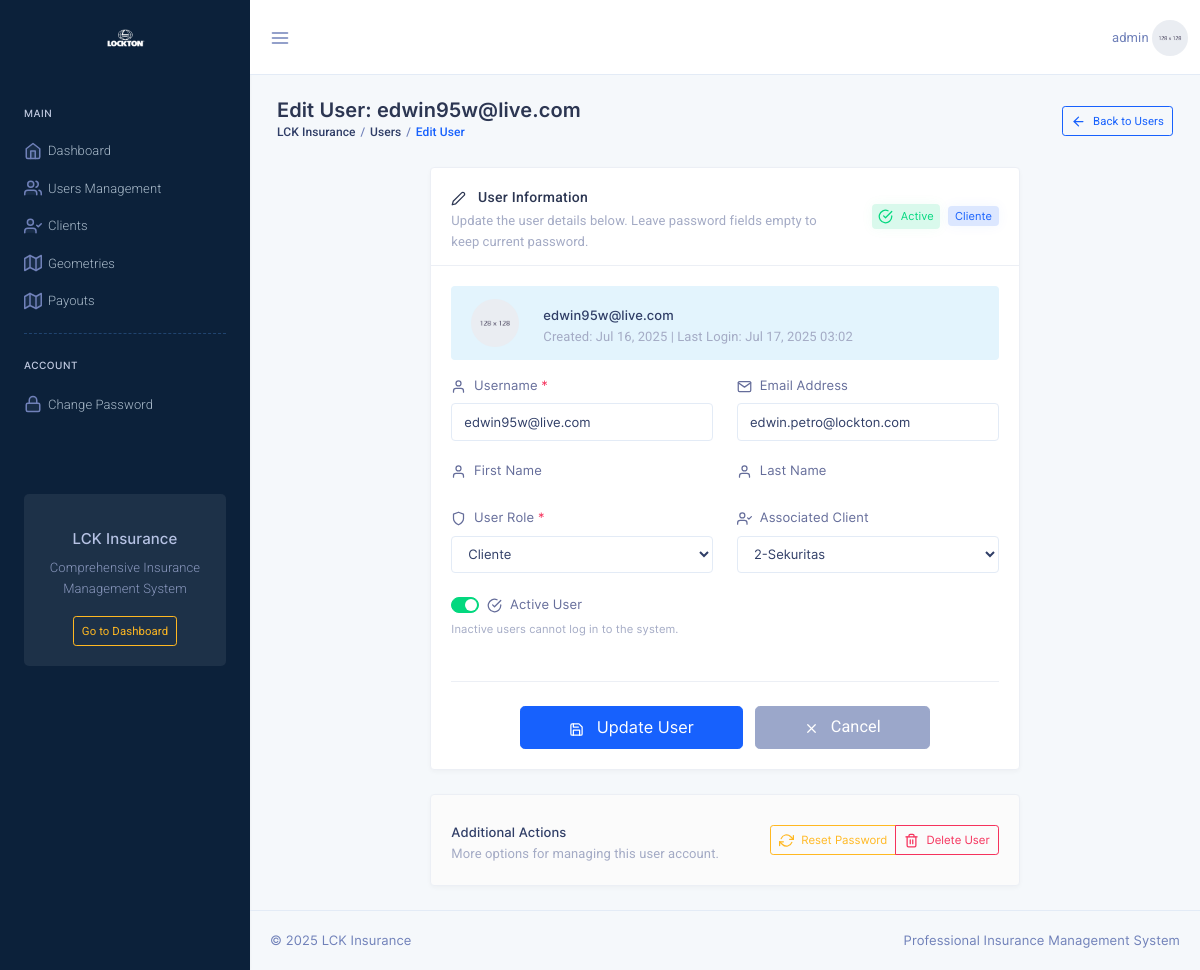
Before: /users/edit/2/ (signed in) with the older database file.
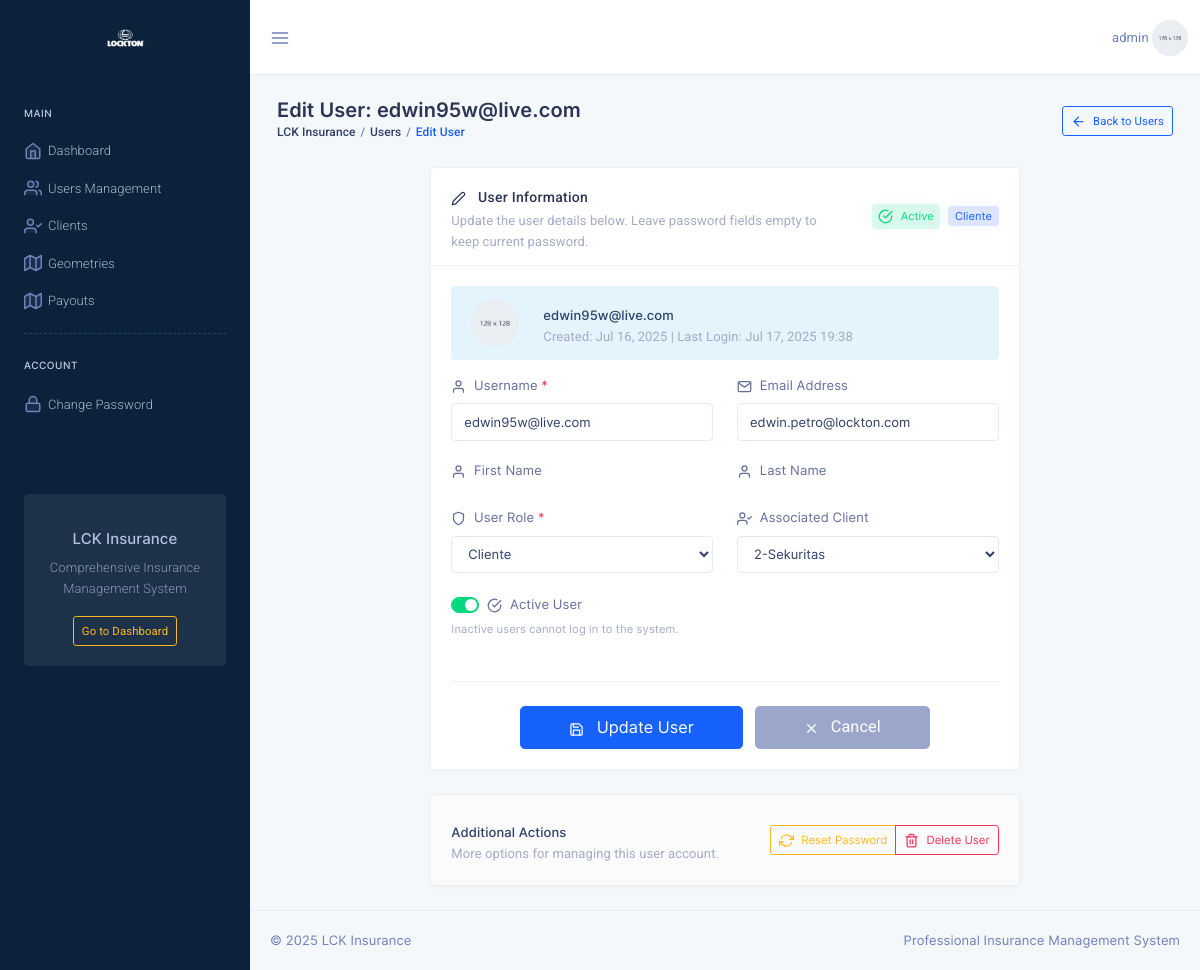
After: the same page with the newer database file.
### users/models.py (models this page shows, shortened)
class User(AbstractUser):
    ROLE_CHOICES = [
        ('admin', 'Administrador'),
        ('client', 'Cliente'),
    ]
    role = models.CharField(max_length=10, choices=ROLE_CHOICES, default='client')
    cliente_relacionado = models.ForeignKey(
        'clients.Cliente',
        on_delete=models.SET_NULL,
        null=True,
        blank=True
    )

### users/views.py (the view)
    def _wrapped_view(request, *args, **kwargs):
        if not request.user.is_authenticated:
            return redirect('login')
        if request.user.role != 'admin':
            messages.error(request, 'No tienes permisos para acceder a esta sección.')
            return redirect('dashboard')
        return view_func(request, *args, **kwargs)

### users/forms.py
class UserEditForm(forms.ModelForm):
    email = forms.EmailField(required=True)
    class Meta:
        model = User
        fields = ('username', 'email', 'role', 'cliente_relacionado', 'is_active')
    def __init__(self, *args, **kwargs):
        super().__init__(*args, **kwargs)
        for field in self.fields:
            self.fields[field].widget.attrs.update({'class': 'form-control'})
        self.fields['cliente_relacionado'].queryset = Cliente.objects.filter(activo=True)
        self.fields['cliente_relacionado'].required = False

### clients/models.py (called while the page is built)
    def __str__(self):
        return f"{self.id_cliente}-{self.nombre}"  # Formato: 123456-Lockton

### users/views.py (called while the page is built)
def admin_required(view_func):
    def _wrapped_view(request, *args, **kwargs):
        if not request.user.is_authenticated:
            return redirect('login')
        if request.user.role != 'admin':
            messages.error(request, 'No tienes permisos para acceder a esta sección.')
            return redirect('dashboard')
        return view_func(request, *args, **kwargs)
    return _wrapped_view

### templates/users/user_edit.html (shortened to what the changed rows need)
{% extends 'base_dashboard.html' %}
{% load static %}
{% block content %}
<div class="row">
    <div class="col-sm-12">
        <div class="page-title-box">
            <div class="row">
                <div class="col">
                    <h4 class="page-title">Edit User: {{ edit_user.username }}</h4>
                    <ol class="breadcrumb">
                        <li class="breadcrumb-item"><a href="{% url 'dashboard' %}">LCK Insurance</a></li>
                        <li class="breadcrumb-item"><a href="{% url 'user_list' %}">Users</a></li>
                        <li class="breadcrumb-item active">Edit User</li>
                    </ol>
                </div>
            </div>
        </div>
    </div>
</div>
<div class="row justify-content-center">
    <div class="col-lg-8">
        <div class="card">
            <div class="card-header">
                <div class="row align-items-center">
                    <div class="col-auto">
                        <div class="d-flex align-items-center">
                            {% if edit_user.is_active %}
                                <span class="badge badge-soft-success mr-2">
                                    <i data-feather="check-circle" class="icon-xs mr-1"></i>
                                    Active
                                </span>
                            {% else %}
                                <span class="badge badge-soft-secondary mr-2">
                                    <i data-feather="x-circle" class="icon-xs mr-1"></i>
                                    Inactive
                                </span>
                            {% endif %}
                            <span class="badge badge-soft-primary">
                                {{ edit_user.get_role_display }}
                            </span>
                        </div>
                    </div>
                </div>
            </div>
            <div class="card-body">
                <form method="post" class="needs-validation" novalidate>
                    <div class="alert alert-info" role="alert">
                        <div class="row align-items-center">
                            <div class="col">
                                <h6 class="mb-1">{{ edit_user.username }}</h6>
                                <p class="mb-0 text-muted">
                                    Created: {{ edit_user.date_joined|date:"M d, Y" }} |
                                    Last Login: {{ edit_user.last_login|date:"M d, Y H:i"|default:"Never" }}
                                </p>
                            </div>
                        </div>
                    </div>
                    <div class="row">
                        <div class="col-md-6">
                            <div class="form-group">
                                <label for="{{ form.username.id_for_label }}" class="form-label">
                                    <i data-feather="user" class="icon-xs mr-1"></i>
                                    Username <span class="text-danger">*</span>
                                </label>
                                {{ form.username }}
                            </div>
                        </div>
                        <div class="col-md-6">
                            <div class="form-group">
                                <label for="{{ form.email.id_for_label }}" class="form-label">
                                    <i data-feather="mail" class="icon-xs mr-1"></i>
                                    Email Address
                                </label>
                                {{ form.email }}
                            </div>
                        </div>
                    </div>
                    <div class="row">
                        <div class="col-md-6">
                            <div class="form-group">
                                <label for="{{ form.role.id_for_label }}" class="form-label">
                                    <i data-feather="shield" class="icon-xs mr-1"></i>
                                    User Role <span class="text-danger">*</span>
                                </label>
                                {{ form.role }}
                            </div>
                        </div>
                        <div class="col-md-6">
                            <div class="form-group">
                                <label for="{{ form.cliente_relacionado.id_for_label }}" class="form-label">
                                    <i data-feather="user-check" class="icon-xs mr-1"></i>
                                    Associated Client
                                </label>
                                {{ form.cliente_relacionado }}
                            </div>
                        </div>
                    </div>
                </form>
            </div>
        </div>
    </div>
</div>
{% endblock %}

Changed rows visible on the page:
changed User "edwin95w@live.com": last_login "Jul 17, 2025 03:02" → "Jul 17, 2025 19:38"
